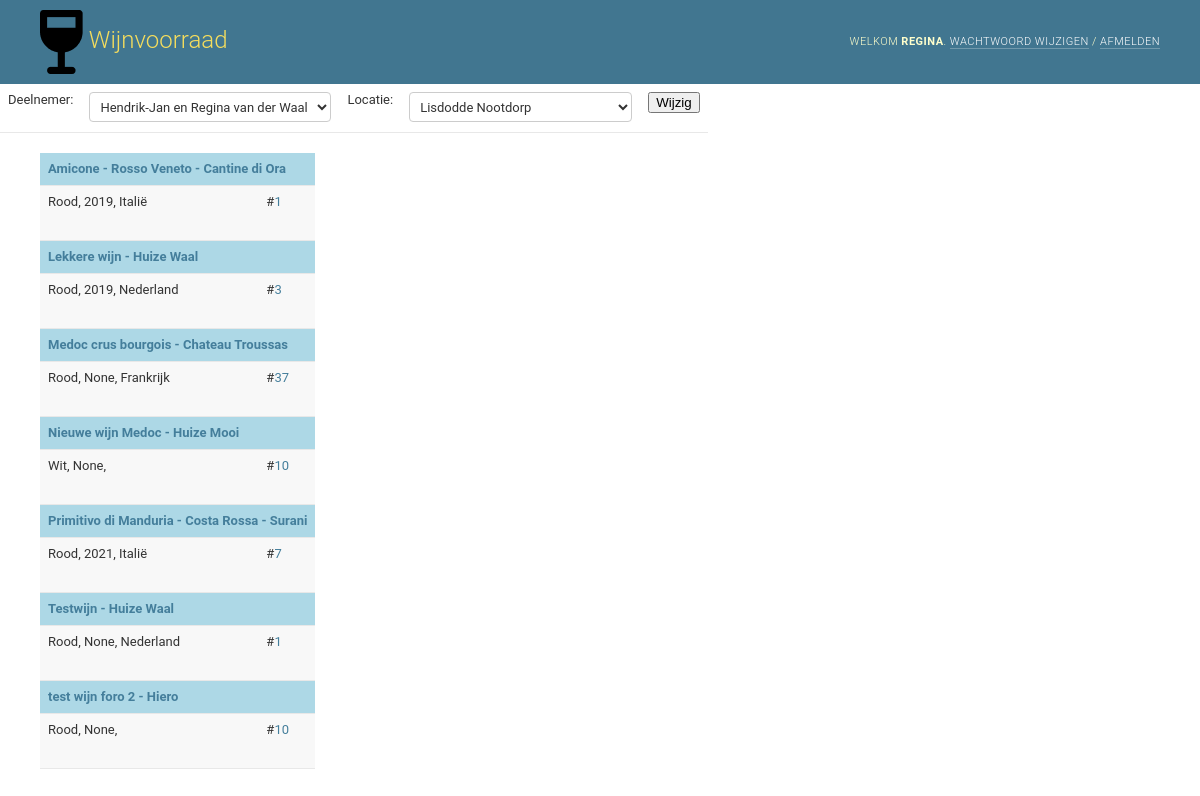
The app's page /WijnVoorraad/ (signed in) with its own data.
### WijnVoorraad/models.py (models this page shows, shortened)
class Wijn(models.Model):
    naam = models.CharField(max_length=200)
    domein = models.CharField(max_length=200)
    wijnsoort = models.ForeignKey(WijnSoort, on_delete=models.PROTECT)
    def validate_jaartal(jaartal):
        if not (1900 < jaartal < 2500):
            raise ValidationError(
                (
                    "%(jaartal)s is geen geldig jaartal. Het jaartal moet liggen tussen 1901 en 2499"
                ),
                params={"jaartal": jaartal},
            )
    jaar = models.PositiveSmallIntegerField(
        null=True, blank=True, validators=[validate_jaartal]
    )
    land = models.CharField(max_length=200, blank=True)
    streek = models.CharField(max_length=200, blank=True)
    classificatie = models.CharField(max_length=200, blank=True)
    leverancier = models.CharField(max_length=200, blank=True)
    website = models.URLField(max_length=200, blank=True)
    opmerking = models.CharField(max_length=200, blank=True)
    foto = models.ImageField(upload_to='images/', null=True, blank=True)
    datumAangemaakt = models.DateTimeField(auto_now_add=True)
    datumAfgesloten = models.DateTimeField(null=True, blank=True)
    wijnDruivensoorten = models.ManyToManyField(
        DruivenSoort,
        through="WijnDruivensoort",
        through_fields=("wijn", "druivensoort"),
        null=True, blank=True
        )
    class Meta:
        ordering = ["naam"]
        verbose_name_plural = "wijnen"
        constraints = [
            models.UniqueConstraint(
                name="unique_wijn",
                fields=["naam", "domein"],
                deferrable=Deferrable.DEFERRED,
            )
        ]

### WijnVoorraad/views.py (the view)
# urls.py: path('', VoorraadListView.as_view(), name='voorraadlist'),
class VoorraadListView(LoginRequiredMixin, ListView):
    model = WijnVoorraad
    context_object_name = 'voorraad_list'
    def get_queryset(self):
        set_session_context (self.request)
        d = get_session_context_deelnemer (self.request)
        l = get_session_context_locatie (self.request)
        voorraad_list = WijnVoorraad.objects.filter(deelnemer__in=d, locatie__in=l).values('wijn', 'wijn__naam', 'wijn__domein', 'wijn__wijnsoort__omschrijving', 'wijn__jaar', 'wijn__land', 'deelnemer','locatie').order_by('wijn', 'deelnemer','locatie').annotate(aantal=Sum('aantal'))
        return voorraad_list
    def get_context_data(self, **kwargs):
        context = super().get_context_data(**kwargs)
        set_context (context)
        return context

### WijnVoorraad/views.py (called while the page is built)
def set_session_context (request):
    dc = request.session.get('deelnemer', None)
    if dc is None:
        u = request.user
        du = DeelnemerUser.objects.filter(user=u).values('deelnemer')
        if du.count() == 1:
            d = Deelnemer.objects.filter(pk__in=du)
            l = d[0].standaardLocatie
            request.session['deelnemer_id'] = d[0].id
            request.session['deelnemer'] = d[0].naam
            request.session['locatie_id'] = l.id
            request.session['locatie'] = l.omschrijving

def set_context (context):
        d = Deelnemer.objects.all()
        l = Locatie.objects.all
        context['deelnemer_list'] = d
        context['locatie_list'] = l

def get_session_context_deelnemer (request):
        dc = request.session.get('deelnemer_id', None)
        deelnemer = Deelnemer.objects.filter(pk=dc)
        return deelnemer

def get_session_context_locatie (request):
        lc = request.session.get('locatie_id', None)
        locatie = Locatie.objects.filter(pk=lc)
        return locatie

### WijnVoorraad/templates/WijnVoorraad/wijnvoorraad_list.html
{% extends "./base_context.html" %}
{% block content %}
<table>
  {% for v in voorraad_list %}
    <tr class="mainrow">
    <td colspan="2" class="mainrow">
      <b>
        <a href="{% url 'WijnVoorraad:wijndetail' v.wijn %}">{{ v.wijn__naam }} - {{ v.wijn__domein }}</a>
      </b>
    </td>
  </tr>
  <tr class="nextrow">
    <td class="nextrow">
      {{ v.wijn__wijnsoort__omschrijving }}, {{ v.wijn__jaar }}, {{ v.wijn__land }}
    </td>
    <td class="nextrow">
      #<a href="{% url 'WijnVoorraad:voorraaddetail' v.wijn %}">{{ v.aantal }}</a>
    </td>
  </tr>
  {% empty %}
  <p>Er is GEEN voorraad.</p>
  {% endfor %}
</table>
{% endblock %}

### WijnVoorraad/templates/WijnVoorraad/base.html (shortened to what this page needs)
{% load i18n static %}
<!DOCTYPE html>
<html lang="nl-nl">
<head>
    <link rel="stylesheet" href="{% static 'WijnVoorraad/style.css' %}">
</head>
<body>
<body class="{% if is_popup %}popup {% endif %}{% block bodyclass %}{% endblock %}"
  data-admin-utc-offset="{% now "Z" %}">
<div id="container">
    {% if not is_popup %}
    {% block header %}
    <div id="header">
        <div id="branding">
          <h1 id="site-name"><img src="{% static 'WijnVoorraad/Wineicon.png'%}" alt="logo">
            <a href="{% url 'WijnVoorraad:voorraadlist' %}">{{ site_header|default:_('Wijnvoorraad') }}</a></h1>
        </div>
        <div id="user-tools">
                Welkom
                <strong>{% firstof user.get_short_name user.get_username %}</strong>.
                <a href="{% url 'password_change' %}">Wachtwoord wijzigen</a> /
                <form id="logout-form" method="post" action="{% url 'logout' %}">
                    <button type="submit">Afmelden</button>
                </form>
        </div>
    </div>
    {% endblock %}
    {% block context_deelnemer_locatie %}
    {% endblock context_deelnemer_locatie %}
    {% endif %}
    <div class="main" id="main">
      <div class="content">
        <div id="content" class="{% block coltype %}colM{% endblock %}">
          {% block content %}{% endblock %}
          <br class="clear">
        </div>
      </div>
    </div>
</div>
</body>
</html>

### WijnVoorraad/static/WijnVoorraad/style.css (style rules this page uses)
.mainrow { background-color: lightblue; }
.nextrow { padding-bottom: 30px; }
:root { --primary: #79aec8; --secondary: #417690; --accent: #f5dd5d; --primary-fg: #fff; --body-fg: #333; --body-bg: #fff; --body-quiet-color: #666; --body-loud-color: #000; --header-color: #ffc; --header-branding-color: var(--accent); --header-bg: var(--secondary); --header-link-color: var(--primary-fg); --link-fg: #447e9b; --link-hover-color: #036; --link-selected-fg: #5b80b2; --hairline-color: #e8e8e8; --border-color: #ccc; --error-fg: #ba2121; --message-success-bg: #dfd; --message-warning-bg: #ffc; --message-error-bg: #ffefef; --darkened-bg: #f8f8f8; --selected-bg: #e4e4e4; --selected-row: #ffc; --button-fg: #fff; --button-bg: var(--primary); --button-hover-bg: #609ab6; --default-button-bg: var(--secondary); --default-button-hover-bg: #205067; --close-button-bg: #888; --close-button-hover-bg: #747474; --delete-button-bg: #ba2121; --delete-button-hover-bg: #a41515; --object-tools-fg: var(--button-fg); --object-tools-bg: var(--close-button-bg); --object-tools-hover-bg: var(--close-button-hover-bg); }
html, body { height: 100%; }
body { margin: 0; padding: 0; font-size: 0.875rem; font-family: "Roboto","Lucida Grande","DejaVu Sans","Bitstream Vera Sans",Verdana,Arial,sans-serif; color: var(--body-fg); background: var(--body-bg); }
a:link, a:visited { color: var(--link-fg); text-decoration: none; transition: color 0.15s, background 0.15s; }
h1,h2,h3,h4,h5 { font-weight: bold; }
h1 { margin: 0 0 20px; font-weight: 300; font-size: 1.25rem; color: var(--body-quiet-color); }
form { margin: 0; padding: 0; }
p img, h1 img, h2 img, h3 img, h4 img, td img { vertical-align: middle; }
table { border-collapse: collapse; border-color: var(--border-color); }
td, th { font-size: 0.8125rem; line-height: 16px; border-bottom: 1px solid var(--hairline-color); vertical-align: top; padding: 8px; }
tr:nth-child(odd), .row-form-errors { background: var(--body-bg); }
tr:nth-child(even), tr:nth-child(even) .errorlist, tr:nth-child(odd) + .row-form-errors, tr:nth-child(odd) + .row-form-errors .errorlist { background: var(--darkened-bg); }
#container { position: relative; width: 100%; min-width: 980px; padding: 0; display: flex; flex-direction: column; height: 100%; }
#container > div { flex-shrink: 0; }
#container > .main { display: flex; flex: 1 0 auto; }
.main > .content { flex: 1 0; max-width: 100%; }
#content { padding: 20px 40px; }
#header { width: auto; height: auto; display: flex; justify-content: space-between; align-items: center; padding: 10px 40px; background: var(--header-bg); color: var(--header-color); overflow: hidden; }
#header a:link, #header a:visited, #logout-form button { color: var(--header-link-color); }
#branding { float: left; }
#branding h1 { padding: 0; margin: 0 20px 0 0; font-weight: 300; font-size: 1.5rem; color: var(--header-branding-color); }
#branding h1 a:link, #branding h1 a:visited { color: var(--accent); }
#logout-form { display: inline; }
#logout-form button { background: none; border: 0; cursor: pointer; font-family: "Roboto","Lucida Grande","DejaVu Sans","Bitstream Vera Sans",Verdana,Arial,sans-serif; }
#user-tools { float: right; margin: 0 0 0 20px; text-align: right; }
#user-tools, #logout-form button { padding: 0; font-weight: 300; font-size: 0.6875rem; letter-spacing: 0.5px; text-transform: uppercase; }
#user-tools a, #logout-form button { border-bottom: 1px solid rgba(255, 255, 255, 0.25); }

### records on screen
Wijn: wijn__naam "Amicone - Rosso Veneto", wijn__domein "Cantine di Ora", wijn__wijnsoort__omschrijving "Rood", wijn__jaar "2019", wijn__land "Italië", aantal "1"
Wijn: wijn__naam "Lekkere wijn", wijn__domein "Huize Waal", wijn__wijnsoort__omschrijving "Rood", wijn__jaar "2019", wijn__land "Nederland", aantal "3"
Wijn: wijn__naam "Medoc crus bourgois", wijn__domein "Chateau Troussas", wijn__wijnsoort__omschrijving "Rood", wijn__jaar "None", wijn__land "Frankrijk", aantal "37"
Wijn: wijn__naam "Nieuwe wijn Medoc", wijn__domein "Huize Mooi", wijn__wijnsoort__omschrijving "Wit", wijn__jaar "None", aantal "10"
Wijn: wijn__naam "Primitivo di Manduria - Costa Rossa", wijn__domein "Surani", wijn__wijnsoort__omschrijving "Rood", wijn__jaar "2021", wijn__land "Italië", aantal "7"
Wijn: wijn__naam "Testwijn", wijn__domein "Huize Waal", wijn__wijnsoort__omschrijving "Rood", wijn__jaar "None", wijn__land "Nederland", aantal "1"
Wijn: wijn__naam "test wijn foro 2", wijn__domein "Hiero", wijn__wijnsoort__omschrijving "Rood", wijn__jaar "None", aantal "10"

### other values on screen
{{ site_header|default:_('Wijnvoorraad') }} "Wijnvoorraad"
form field deelnemer_id "Hendrik-Jan en Regina van der Waal"
form field locatie_id "Lisdodde Nootdorp"
